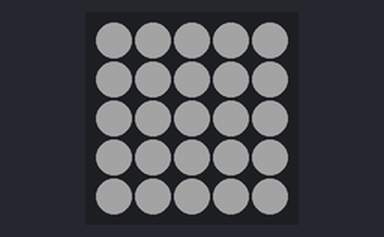
A sketch run on a simulated Arduino Uno, built with avr-gcc and run on an emulated ATmega328P. Parts: 5×5 RGB LED matrix (first LED top left, wired row by row). Dim RGB values are drawn brighter than linear; random numbers use the default seed unless the sketch sets one; what the sketch prints to the serial monitor is not drawn.

Above: at 0.01 s.
At 2.6 s:
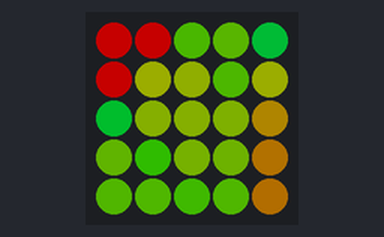
At 36.6 s:
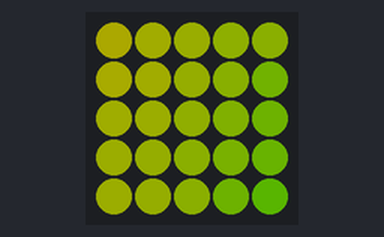

The sketch:

GameOfLife.ino
```cpp
//http://cogprints.org/4115/1/CollisionBasedRennard.pdf
//http://hypnocube.com/2013/12/design-and-implementation-of-serial-led-gadgets/
//https://stackoverflow.com/questions/5612174/more-ram-efficient-boolean-array-arduino-environment

#include "FastLED.h"

#include <TrueRandom.h>
// Hungry hungry ram whore

#define DEBUG true
/*
 This is an example of how simple driving a Neopixel can be
 This code is optimized for understandability and changability rather than raw speed
 More info at http://wp.josh.com/2014/05/11/ws2812-neopixels-made-easy/
*/

// Change this to be at least as long as your pixel string (too long will work fine, just be a little slower)


// These values depend on which pin your string is connected to and what board you are using
// More info on how to find these at http://www.arduino.cc/en/Reference/PortManipulation

// These values are for digital pin 8 on an Arduino Yun or digital pin 12 on a DueMilinove
// Note that you could also include the DigitalWriteFast header file to not need to to this lookup.


#define ledWidth 5
#define ledHeight 5
#define colourDecay 8
#define NUM_LEDS (ledWidth * ledHeight)
#define saturation 255

#define LED_PIN     10
#define BRIGHTNESS  96
#define LED_TYPE    WS2811
#define COLOR_ORDER GRB

int generationCounter;
int pixelCounter = 0;
int deadCounter = 0;

int numberofLivingCells = 0;

CRGB RGBArray[ledWidth*ledHeight];

struct HSV {
  uint8_t h;
  uint8_t v;
};

//This struct holds our colour and fade values
HSV array[ledWidth][ledHeight];

//This uint32_t array holds our boolean bitmasked values for the next generation
HSV nextGenArray[ledWidth][ledHeight];

//0|0|0
//-----
//0|X|0
//-----
//0|0|0

//We can bitshift each of the values accordingly
uint8_t aliveCheck = B00011100;
uint8_t deadCheck = B00010010;

//Timer Stuff
double lastTime;
double now;
double ns     = 1000 / 0.5; //How many times a second does the cycle run, 0.5fps currently.
double delta  = 0;
int    tmpCnt = 0;


void setup() {
  Serial.begin(115200);
   Serial.println("Begin");
  lastTime = millis();
  LEDS.addLeds<LED_TYPE,LED_PIN,COLOR_ORDER>(RGBArray,NUM_LEDS);
  LEDS.setBrightness(BRIGHTNESS);
  pinMode( 10 , OUTPUT );
  //Flash the entire string for debugging
  showColor(100,255,0);
  if(DEBUG)showColor(100,100,100); delay(100);
  if(DEBUG)showColor(0,0,0);
  initGameBoard();
  if(DEBUG)gameModes(TrueRandom.random(25));
  //if(DEBUG)gameModes(13);
}


void loop() {
  now = millis();
  delta = delta + (now-lastTime) / ns;
  lastTime = now;


  while (delta >= 1)  {
    //DoStuff 1fps
//    computeDecay();
    nextGeneration(); //Calculate the next generation of LED values
    delta--;
    sendXY(); //Prepare the outbound array
    showData();
  }
}

// Display a single color on the whole string

void showColor( unsigned char r , unsigned char g , unsigned char b ) {
  for( int p=0; p<NUM_LEDS; p++ ) {
    RGBArray[p] = CRGB(r, g, b);
  }
  Serial.print("Showing Colour :");
  Serial.print("r ");
  Serial.print(r);
  Serial.print(" g ");
  Serial.print(g);
  Serial.print(" b ");
  Serial.println(b);
  FastLED.show();
}
//Prepare the outbound array and send out the data
void showData() {
  //Why was I writing values directly from the array... Silly
  //for( int p=0; p<NUM_LEDS; p++ ) {
  //   RGBArray[p] = CRGB( RGBArray[p].r , RGBArray[p].g , RGBArray[p].b );
  //}
  Serial.println("Sending data");
  FastLED.show();
}

//This function prepares the array for outbound LED transit as the HSI to RGB Colouspace conversion takes longer than the available latch time to send the data stream to be queued down the data line for the WS2811 LEDs.
void sendXY(){
  pixelCounter = 0;
  for(int x = 0; x < ledWidth; x++) {
    for(int y = 0; y < ledHeight; y++) {
//        Serial.print("Hue ");Serial.print(array[x][y].h);Serial.print("Value ");Serial.print(array[x][y].v); Serial.print("Position ");Serial.print(XY(x,y));
        hsi2rgb(array[x][y].h, saturation, array[x][y].v, XY(x,y));
        if(DEBUG)Serial.print(" H "); Serial.print(array[x][y].h); Serial.print(" V "); Serial.print(array[x][y].v);
      }
      if(DEBUG)Serial.println();
    }
//Serial.print("Pixel Counter : "); Serial.println(pixelCounter);
}

// Helper function that translates from x, y into an index into the LED array
// Handles both 'row order' and 'serpentine' pixel layouts.
uint16_t XY( uint8_t x, uint8_t y)
{
  uint16_t i;
    if( y & 0x01) {
      // Odd rows run backwards
      uint8_t reverseX = (ledWidth - 1) - x;
      i = (y * ledWidth) + reverseX;
    } else {
      // Even rows run forwards
      i = (y * ledWidth) + x;
    }

  return i;
}


void hsi2rgb(float H, float S, float I, int j) {
  byte r, g, b;
  H = fmod(H,360); // cycle H around to 0-360 degrees
  H = 3.14159*H/(float)180; // Convert to radians.
  S = S>0?(S<1?S:1):0; // clamp S and I to interval [0,1]
  I = I>0?(I<1?I:1):0;

  // Math! Thanks in part to Kyle Miller.
  if(H < 2.09439) {
    r = 255*I/3*(1+S*cos(H)/cos(1.047196667-H));
    g = 255*I/3*(1+S*(1-cos(H)/cos(1.047196667-H)));
    b = 255*I/3*(1-S);
  } else if(H < 4.188787) {
    H = H - 2.09439;
    g = 255*I/3*(1+S*cos(H)/cos(1.047196667-H));
    b = 255*I/3*(1+S*(1-cos(H)/cos(1.047196667-H)));
    r = 255*I/3*(1-S);
  } else {
    H = H - 4.188787;
    b = 255*I/3*(1+S*cos(H)/cos(1.047196667-H));
    r = 255*I/3*(1+S*(1-cos(H)/cos(1.047196667-H)));
    g = 255*I/3*(1-S);
  }
  RGBArray[j].r = r;
  RGBArray[j].g = g;
  RGBArray[j].b = b;
}


void initGameBoard() {
  //Loop through the neighbouring cells and get their hue
  int seed = 0;
  for (uint16_t i = 0; i < ledWidth; i++) {
    for (uint16_t j = 0; j < ledHeight; j++) {
      seed = TrueRandom.random(400);
      //array[i][j] = {0, 0};
      if(seed > 255) {
        array[i][j].v = 255;
      } else {
        array[i][j].v = 0;
      }
      array[i][j].h = TrueRandom.random(255);
      //if(array[i][j].v > 255) {
      //  array[i][j].v = 255;
      //}
      Serial.print(array[i][j].v); Serial.print(",");
    }
    Serial.println();
  }
}


//Compute the next generation of the game board
void nextGeneration() {

  generationCounter++;
  numberofLivingCells = 0;
  deadCounter = 0;
  for (uint16_t yy = 0; yy < ledHeight; yy++) {
    for (uint16_t xx = 0; xx < ledWidth; xx++) {
        if(checkIfAliveOrDead(xx,yy) == true){
          nextGenArray[xx][yy].v = 255;
          numberofLivingCells++;
        } else {
          nextGenArray[xx][yy].v =  nextGenArray[xx][yy].v - colourDecay;
          deadCounter++;
        }
        //Now we blend the colours if value is not black
        //Yay polar coordinates to the rescue....
        if(array[xx][yy].v > 0) {
          //Send our current position and Hue to the Hue averager, place in nextGenArray
          nextGenArray[xx][yy].h = averageHue(xx, yy, array[xx][yy].h);
        }
//       Serial.print(array[xx][yy].h); Serial.print(",");
    }
//    Serial.println();
  }
  Serial.print("Generation ");
  Serial.print(generationCounter);
  Serial.print(" Number of cells alive ");
  Serial.print(numberofLivingCells);
  Serial.print(" Number of cells killed ");
  Serial.println(deadCounter);
  if(numberofLivingCells <= 0) {
    Serial.println("All cells are dead, resetting");
    Serial.print("Number of alive cells ");
    Serial.println(numberofLivingCells);
    showColor(0,255,0);
    initGameBoard();
  }

  //Finally we memcpy the array to the primary array
  memcpy(array, nextGenArray, sizeof(array));

}
/*
void computeDecay(){
  //For each pixel
  if(DEBUG)Serial.println("Computing decay");

  for (uint16_t yy = 0; yy < ledWidth; yy++) {
    for (uint16_t xx = 0; xx < ledHeight; xx++) {
      //If our pixel isnt fully on or nearly off, then we can begin to decay the colour
      if( nextGenArray[xx][yy].v >= colourDecay && nextGenArray[xx][yy].v < 254){
            nextGenArray[xx][yy].v = array[xx][yy].v - colourDecay;
          } else {
            //If we're too close to the bound, instead of looping around, write zero
            nextGenArray[xx][yy].v = 0;
          }
    }
  }

  memcpy(array, nextGenArray, sizeof(array));
}
*/


uint8_t averageHue(int16_t x, int16_t y, uint8_t H){
  // 3x3 pixel filter kernel, initalized with the current Hue so edges dont show only as red, Hue = 0
  uint8_t Hue[9] = {H,H,H,H,H,H,H,H,H};
  int8_t counter = 0;

  for (int8_t yy = -1; yy <= 1; yy++) {
    for (int8_t xx = -1; xx <= 1; xx++) {
      if (x + xx >= 0 && y + yy >= 0 && x + xx <= ledWidth && y + yy <= ledHeight) {//Boundary check
         if(array[x+xx][y+yy].v =! 0){//if our neighbour is off, then use our current cells hue. Already set in the first line of this function
           Hue[counter] = array[x+xx][y+yy].h; //Extract the hue from each position relative to the kernel position
         }
         //Serial.print(x+xx); Serial.print(",");Serial.print(y+yy);Serial.print(":");Serial.print(Hue[counter]);Serial.print(" ");
         counter++;

      }

    }
   //Serial.println();
  }

  //HSL averaging
  //https://stackoverflow.com/questions/8169654/how-to-calculate-mean-and-standard-deviation-for-hue-values-from-0-to-360
    //https://en.wikipedia.org/wiki/Mean_of_circular_quantities
  //https://stackoverflow.com/questions/13959276/averaging-circular-values-particularly-hues-in-hsl-color-scheme
  //Now we filter the 3x3 image kernel
  float X = 0.0f;
  float Y = 0.0f;
  for (int8_t i = 0; i < 9; i++){
//    Serial.print("H");Serial.print((float)Hue[i]);Serial.print(",");
    X += cos((float)Hue[i] / 180 * PI);
//     Serial.print("x");Serial.print(X);Serial.print(",");
    Y += sin((float)Hue[i] / 180 * PI);
//      Serial.print("y,");Serial.print(Y);Serial.println(",");
  }
    //Now average the X and Y values
    X /= 9;
    Y /= 9;
    //Get atan2 of those
    float val = atan2(Y, X) * 180 / PI; //NB, atan2 takes its arguments reversed, is actually shorthand for atan(Y / X)
//    Serial.print(val);Serial.print(",");
//    Serial.println();
    return val;

}


boolean checkIfAliveOrDead(uint16_t x, uint16_t y) {
  //Get our return value, compare the cells neighbour count against the alive and dead states and return weather the cell lives or dies
  boolean currentState; //Is our current cell alive or dead
  //alive is equal to value == 255
  int val = getNeighbours(x, y);
  if (array[x][y].v == 255) { //If our current cell is alive then currentState == TRUE
    currentState = true;
  } else {
    currentState = false;
  }


  //Serial.print("n");Serial.print(val); Serial.print(":");
  if (currentState == true) {
    //Every uint8_t (unsigned char) will contain 8 boolean values, to get the i-th you can just use values & (1 << i) in if tests, and it will work since if the correct bit is set, then result will be != to 0.
    if (bitRead(aliveCheck, val) == 1) { //If our value returns 1 we keep the current cell
      Serial.println("AA");
      return true;
    } else {
      //Serial.print("AD");
      return false;
    }
  } else { //If our cell is currently dead, we see if the condition is met to bring it back to life
    if (bitRead(deadCheck, val) == 1) {//Come back to life
      return true;
    } else {
      return false;
    }
  }
}

//Check the number neighbors alive, out of a possible 9 values we can deduce the number of neighbouring states and compare to the
//two declared structs and determine our behavour accordingly

char getNeighbours(int x, int y) {
    Serial.print("X "); Serial.print(x);
  Serial.print(" Y "); Serial.println(y);

  int val = 0; //Neighbour cell count value holder
  //Loop through the neighbouring cells and see if they're alive
  for (int yy = -1; yy <= 1; yy++) { //Char is -127 through 127, trying int for datatype uniformity....
    for (int xx = -1; xx <= 1; xx++) {
      //if we're outside of the array, eg 0 + -1 would equal -1 and is out of bounds, then do nothing
      if (x + xx >= 0 && y + yy >= 0 && x + xx <= ledWidth && y + yy <= ledHeight) {
      Serial.print(" Pos X "); Serial.print(xx + x); Serial.print(" ");Serial.print(xx);
      Serial.print(" Pos Y "); Serial.print(yy + y); Serial.print(" ");Serial.print(yy);
      Serial.print(" v ");Serial.print(array[x + xx][y + yy].v);
//         if(x+xx != x && y + yy != y){//Lets not count ourselves
        //We get our current pointer value and if the value is max add one to the live neighbor count

          if (array[x + xx][y + yy].v == 255) { //alive is equal to value == 255
            val++;
            Serial.print("+");
          }
        }
//      }
    }Serial.println();
  }Serial.println();
  Serial.print(" Neighbours "); Serial.println(val);
  return val;
}


void gameModes(int var){

//Template for different rules with bit position, use insert to replace with 1's and 0's according to the rule set
//uint8_t aliveCheck = B87654321;
//uint8_t deadCheck = B87654321;

switch(var) {
  case 1:
    Serial.println("Dry Life '23/37'");
    aliveCheck = B00000110;
    deadCheck = B01000100;
    break;

  case 2:
    Serial.println("2x2 '125/36'");
    aliveCheck = B00010011;
    deadCheck = B00100100;
    break;

  case 3:
    Serial.println("3x4  '34/34'");
    aliveCheck = B00001100;
    deadCheck = B00001100;
    break;

  case 4:
    Serial.println("Amoeba '1358/357'");
    aliveCheck = B10010101;
    deadCheck = B01010100;
    break;

  case 5:
    Serial.println("Assimilation '4567/345'");
    aliveCheck = B01111000;
    deadCheck = B00011100;
    break;

  case 6:
    Serial.println("Coagulations '235678/378'");
    aliveCheck = B11110110;
    deadCheck = B11000100;
    break;

  case 7:
    Serial.println("Conway\'s Life', '23/3'");
    aliveCheck = B00000110;
    deadCheck = B00000100;
    break;

  case 8:
    Serial.println("'Coral', '45678/3'");
    aliveCheck = B11111000;
    deadCheck = B00000100;
    break;

  case 9:
    Serial.println("'Day & Night','34678/3678'");
    aliveCheck = B11101100;
    deadCheck = B11100100;
    break;

  case 10:
    Serial.println("'Diamoeba', '5678/35678'");
    aliveCheck = B11110000;
    deadCheck = B11110100;
    break;

  case 11:
    Serial.println("'Gnarl', '1/1'");
    aliveCheck = B00000001;
    deadCheck = B00000001;
    break;

  case 12:
    Serial.println("'High Life', '23/36'");
    aliveCheck = B00000110;
    deadCheck = B00100100;
    break;

  case 13:
    Serial.println("'Long life', '5/345'");
    aliveCheck = B00010000;
    deadCheck = B00011100;
    break;

  case 14:
    Serial.println("'Maze', '12345/3'");
    aliveCheck = B00011111;
    deadCheck = B00000100;
    break;

  case 15:
    Serial.println("'Mazectric', '1234/3'");
    aliveCheck = B00001111;
    deadCheck = B00000100;
    break;

  case 16:
    Serial.println("'Move', '245/368'");
    aliveCheck = B00011010;
    deadCheck = B10100100;
    break;

  case 17:
    Serial.println("'Pseudo life','238/357'");
    aliveCheck = B10000110;
    deadCheck = B01010100;
    break;

  case 18:
    Serial.println("'Replicator', '1357/1357'");
    aliveCheck = B01010101;
    deadCheck = B01010101;
    break;

  case 19:
    Serial.println("'Seeds',rule: '/2'");
    aliveCheck = B00000000;
    deadCheck = B00000010;
    break;

  case 20:
    Serial.println("'Serviettes', '/234'");
    aliveCheck = B00000000;
    deadCheck = B00001110;
    break;

  case 21:
    Serial.println("'Stains', '235678/3678'");
    aliveCheck = B11110110;
    deadCheck = B11100100;
    break;

  case 22:
    Serial.println("'Vote', '45678/5678'");
    aliveCheck = B11111000;
    deadCheck = B11110000;
    break;

  case 23:
    Serial.println("'Vote 4/5', '45678/5678'");
    aliveCheck = B11111000;
    deadCheck = B11110000;
    break;

  case 24:
    Serial.println("'Walled Cities', '2345/45678'");
    aliveCheck = B00011110;
    deadCheck = B11111000;
    break;
  }
}
```
